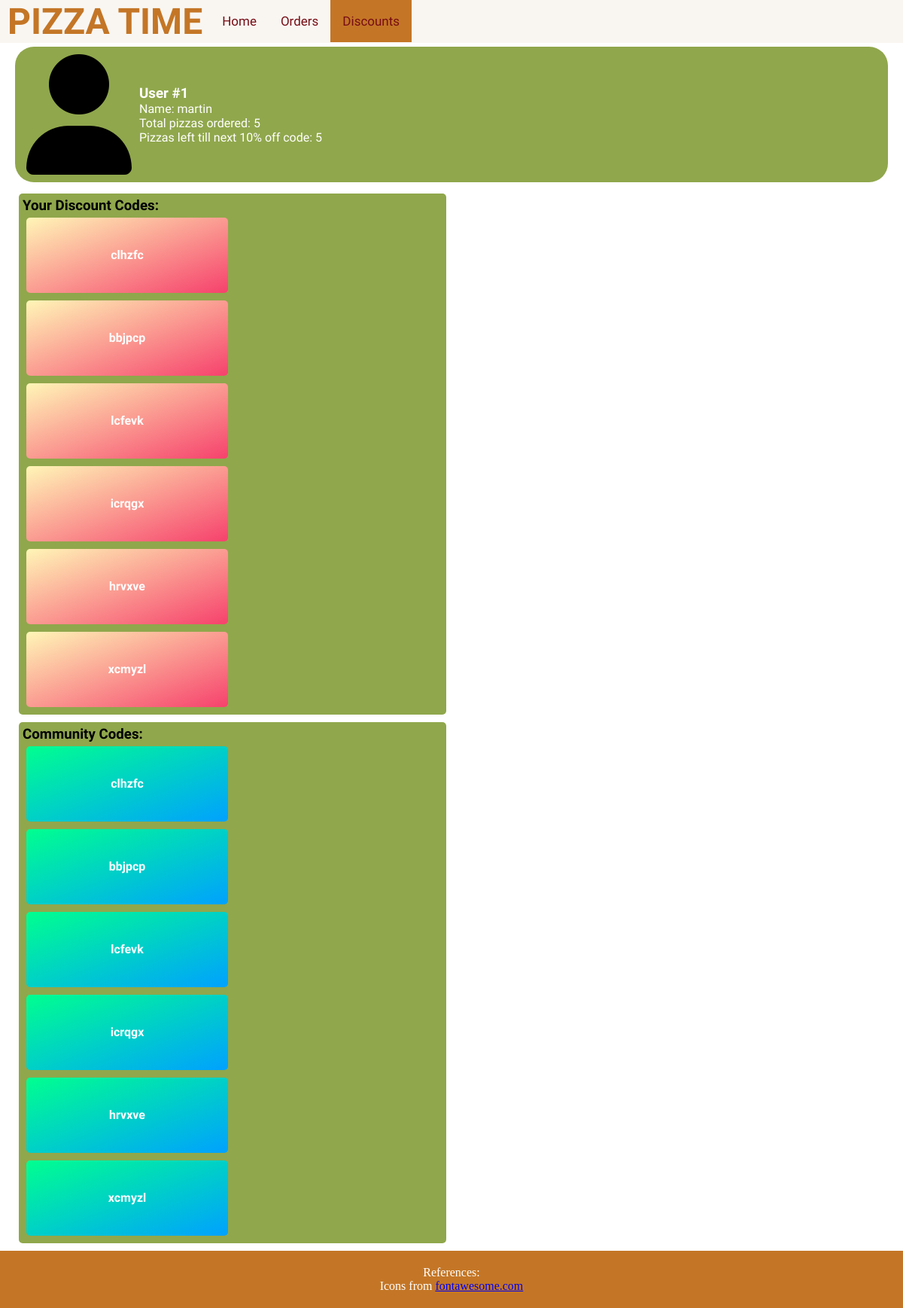
The page /discounts/ (signed in) on the database as committed earlier.
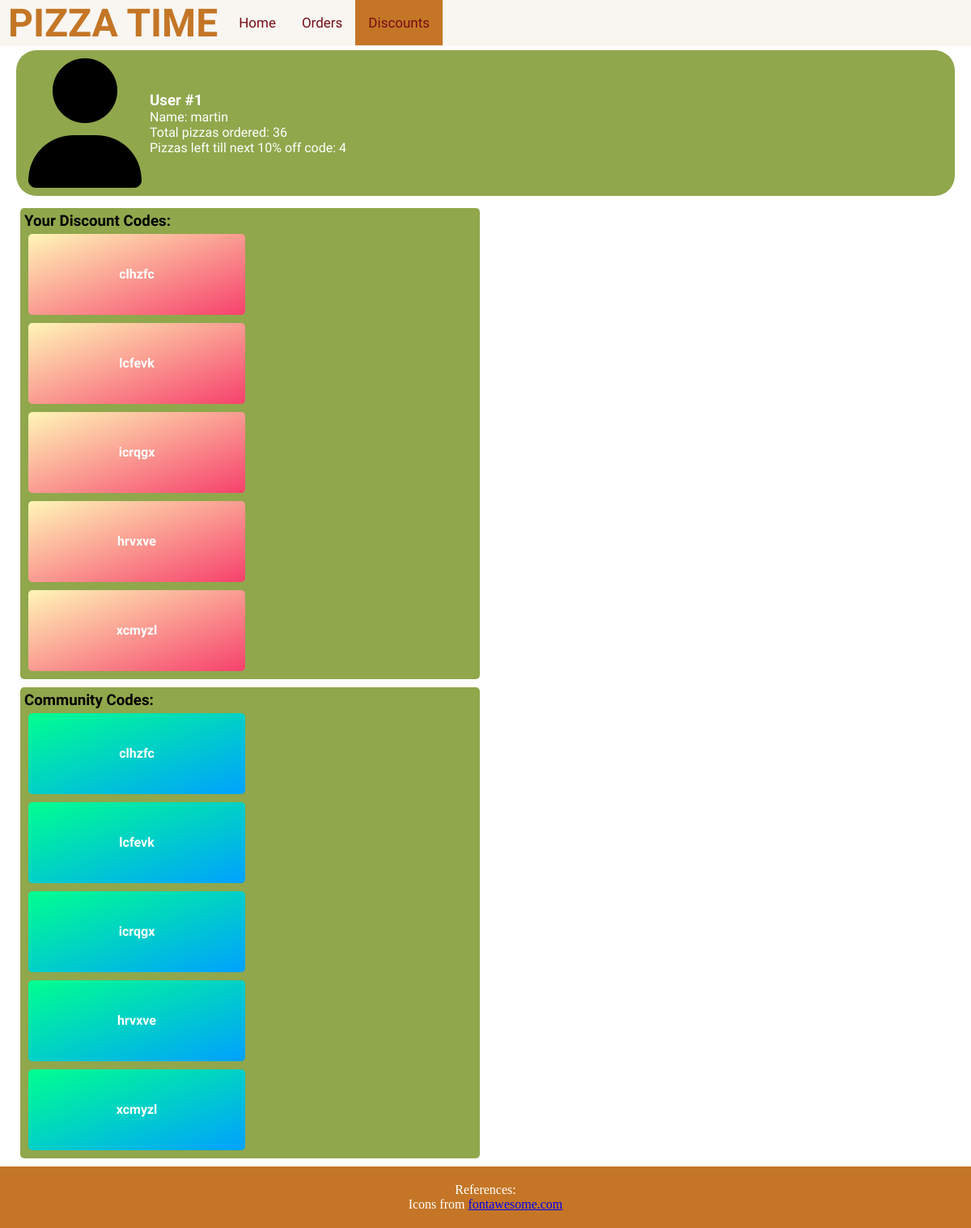
The same page on the database as committed later.
### pizzas/models.py (models this page shows, shortened)
class User(AbstractBaseUser, PermissionsMixin):
    email = models.EmailField(_('email address'), unique=True)
    name = models.CharField(max_length=100)
    password = models.CharField(max_length=100)
    area_code = models.CharField(max_length=100, default='1')
    types = [('1', 'customer'),('2', 'employee'), ('3', 'delivery person')]
    type =models.CharField(max_length=100,choices=types, default='1')
    USERNAME_FIELD = 'email'
    REQUIRED_FIELDS = ['name', 'area_code']
    objects = CustomAccountManager()
    is_staff = models.BooleanField(default=False)
    is_active = models.BooleanField(default=False)
    @property
    def pizza_count(self):
        count = 0
        orders = Order.objects.filter(user = self, status = '4')
        for order in orders:
            count += len(order.dishes.all())
        return count
    @property
    def pizzas_left(self):
        pizza_count = self.pizza_count%10
        if 10-pizza_count < 0:
            return 0
        return 10-pizza_count

class Order(models.Model):
    user = models.ForeignKey(User, on_delete=models.CASCADE)
    status_choices = [('1','incomplete'),('2','in preparation'), ('3','on the way'), ('4','completed'), ('5','cancelled')]
    delivery_person = models.ForeignKey(Delivery_Person, on_delete=models.CASCADE, null =True, blank=True)
    status = models.CharField(max_length=100,choices=status_choices,default='1')
    dishes = models.ManyToManyField(Dish, through='Order_Item', through_fields=('order', 'dish'))
    drinks_desserts = models.ManyToManyField(Drink_Dessert, through='Drink_Dessert_Item', through_fields=('order', 'drink_dessert'))
    date_created = models.DateTimeField(null = True, default= None)
    postal_code = models.ForeignKey(Area, default=None, null=True, on_delete=models.CASCADE)
    date_picked_up = models.DateTimeField(null=True, default=None, blank=True)
    date_completed = models.DateTimeField(null=True, default=None, blank=True)
    address = models.CharField(max_length=100,null=True, default=None, blank=True)
    phone = models.CharField(max_length=100,null=True, default=None, blank=True)

class Discount_Code(models.Model):
    string = models.CharField(max_length=6)
    active = models.BooleanField(default=True)
    user = models.ForeignKey(User, on_delete=models.CASCADE, null = True)
    order = models.ForeignKey(Order, on_delete=models.CASCADE, null=True)

### pizzas/views.py (the view)
# urls.py: path('discounts/', views.discounts, name= 'discounts')
def discounts(request):
    user = request.user
    context = {
        'user': user,
        'codes': Discount_Code.objects.filter(user=user, active=True)
    }
    return render(request, 'Discounts.html', context)

### pizzas/templates/Discounts.html (shortened to what this page needs)
{% load static %}
<html lang="en">
  <head>
    <link rel="stylesheet" href="{% static 'CSS/orderStyle.css' %}" />
  </head>
  <body>
    <div class="topnav">
      <h1 class="title" >PIZZA TIME</h1>
      <a href="{%url 'menu'%}">Home</a>
      <a  href="{%url 'orders'%}">Orders</a>
      <a class="active" href="{%url 'discounts'%}">Discounts</a>
    </div>
    <div class="container">
        <div class="display">
            <div class="user">
                  <span class="icon">
                    <i class="fas fa-user"></i>
                  </span>
                <div class="info">
                    <div id="user">
                        <h3>User #{{user.id}}</h3>
                        <p>Name: {{user.name}}</p>
                        <p>Total pizzas ordered: {{user.pizza_count}}</p>
                        <p>Pizzas left till next 10% off code: {{user.pizzas_left}}</p>
                    </div>
                </div>
            </div>
            <div class="code">
                <h3>Your Discount Codes:</h3>
                {%for code in codes%}
                <div class="promo">
                    <h4 style="text-align: center; bottom: 50%">{{code.string}}</h4>
                </div>
                {%endfor%}
            </div>
            <div class="code">
                <h3>Community Codes:</h3>
                {%for code in codes%}
                <div class="promo community">
                    <h4 >{{code.string}}</h4>
                </div>
                {%endfor%}
            </div>
        </div>
    </div>
    <div class="footer">
      <p>References: </p>
      <div>Icons from <a href="https://fontawesome.com/" title="fontawesome">fontawesome.com</a></div>
    </div>
  </body>

Rows that differ between the two databases and show on the page:
no longer on this page (row edited): Discount_Code: string "bbjpcp"
computed for User "martin": pizza_count "5" → "36"; pizzas_left "5" → "4"
